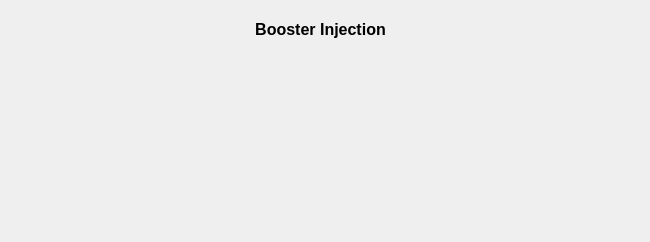
       <widget class="QWidget" name="tab">
        <attribute name="title">
         <string>LTB</string>
        </attribute>
        <widget class="QLabel" name="label_8">
         <property name="geometry">
          <rect>
           <x>0</x>
           <y>9</y>
           <width>641</width>
           <height>41</height>
          </rect>
         </property>
         <property name="text">
          <string>&lt;html&gt;&lt;head/&gt;&lt;body&gt;&lt;p align=&quot;center&quot;&gt;&lt;span style=&quot; font-size:12pt; font-weight:600;&quot;&gt;Booster Injection&lt;/span&gt;&lt;/p&gt;&lt;/body&gt;&lt;/html&gt;</string>
         </property>
        </widget>
        <widget class="QLabel" name="BOInj">
         <property name="geometry">
          <rect>
           <x>6</x>
           <y>58</y>
           <width>627</width>
           <height>175</height>
          </rect>
         </property>
         <property name="text">
          <string/>
         </property>
         <property name="scaledContents">
          <bool>true</bool>
         </property>
        </widget>
        <widget class="PyDMDrawingRectangle" name="TB04_Ch1">
         <property name="geometry">
          <rect>
           <x>240</x>
           <y>132</y>
           <width>20</width>
           <height>15</height>
          </rect>
         </property>
         <property name="toolTip">
          <string/>
         </property>
         <property name="brush" stdset="0">
          <brush brushstyle="SolidPattern">
           <color alpha="255">
            <red>0</red>
            <green>255</green>
            <blue>0</blue>
           </color>
          </brush>
         </property>
        </widget>
        <widget class="PyDMDrawingRectangle" name="TB04_Ch2">
         <property name="geometry">
          <rect>
           <x>268</x>
           <y>132</y>
           <width>20</width>
           <height>15</height>
          </rect>
         </property>
         <property name="toolTip">
          <string/>
         </property>
         <property name="brush" stdset="0">
          <brush brushstyle="SolidPattern">
           <color alpha="255">
            <red>0</red>
            <green>255</green>
            <blue>0</blue>
           </color>
          </brush>
         </property>
        </widget>
        <widget class="PyDMDrawingRectangle" name="TB_MBTemp01">
         <property name="geometry">
          <rect>
           <x>294</x>
           <y>132</y>
           <width>20</width>
           <height>15</height>
          </rect>
         </property>
         <property name="brush" stdset="0">
          <brush brushstyle="SolidPattern">
           <color alpha="255">
            <red>0</red>
            <green>0</green>
            <blue>255</blue>
           </color>
          </brush>
         </property>
        </widget>
       </widget>
